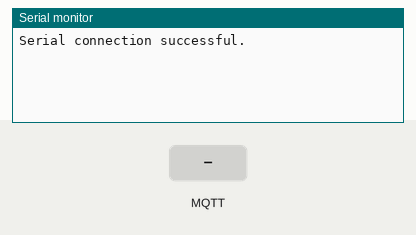
This sketch was run on a simulated Arduino Uno, built with avr-gcc and run on an emulated ATmega328P. On the bench: the last lines printed to the serial monitor. The inputs (shaded band) are chosen by the test bench. WiFi joins after 1.5 s; servers stay silent unless stated; no MQTT or app messages arrive unless stated.

Above: at 2.7 s.
2.8 s: MQTT message "1" arrives on the first subscribed topic
At 4.0 s:
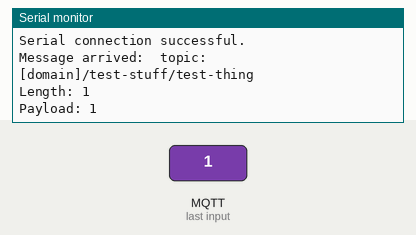
4.3 s: MQTT message "on" arrives on the first subscribed topic
At 5.1 s:
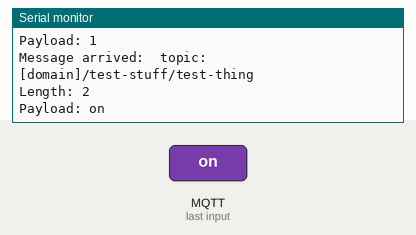
5.8 s: MQTT message "off" arrives on the first subscribed topic
At 6.3 s:
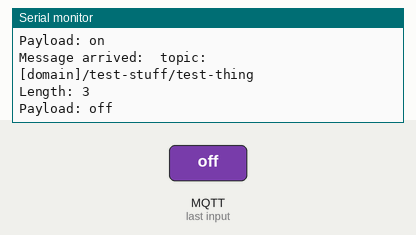

Measured:
- after the input at 2.8 s, the serial monitor: prints a new line at once (image 1)
- after the input at 4.3 s, the serial monitor: prints a new line after 0.06 s (image 2)
- after the input at 5.8 s, the serial monitor: prints a new line after 0.06 s (image 3)

The sketch:

mqtt_connection.ino
```cpp
#include <SPI.h>
#include <PubSubClient.h>
#include <Ethernet.h>

/*
 * A simple ThingFabric platform demo for Arduino.
 */

#define MQTT_SERVER "q.thingfabric.com"
#define USER ""               // Replace these values with those found in your ThingFabric Credentials.
#define PASSWORD ""
#define TOPIC "[domain]/test-stuff/test-thing"
#define PAYLOAD "{\"Hello\":\"World!\"}"

// MAC Address of Arduino Ethernet Sheild (on sticker on shield)
byte MAC_ADDRESS[] = { 0x90, 0xA2, 0xDA, 0x0D, 0x31, 0xAF };

PubSubClient client;
EthernetClient ethClient;
char message_buff[100];

void setup()
{
   // init serial link for debugging
  Serial.begin(9600);

  if (Ethernet.begin(MAC_ADDRESS) == 0)
  {
      Serial.println("Failed to configure Ethernet using DHCP");
      return;
  }else{
    Serial.println("Serial connection successful.");
  }

  client = PubSubClient(MQTT_SERVER, 1883, callback, ethClient);
}

void loop()
{
  if (!client.connected())
  {
      // clientID, username, MD5 encoded password
      client.connect("arduino-mqtt", USER, PASSWORD);
      client.publish(TOPIC, PAYLOAD);
      client.subscribe(TOPIC);
  }

  // MQTT client loop processing
  client.loop();
}

// handles message arrived on subscribed topic(s)
void callback(char* topic, byte* payload, unsigned int length) {

  int i = 0;

  Serial.println("Message arrived:  topic: " + String(topic));
  Serial.println("Length: " + String(length,DEC));

  // create character buffer with ending null terminator (string)
  for(i=0; i<length; i++) {
    message_buff[i] = payload[i];
  }
  message_buff[i] = '\0';

  String msgString = String(message_buff);

  Serial.println("Payload: " + msgString);
}
```
